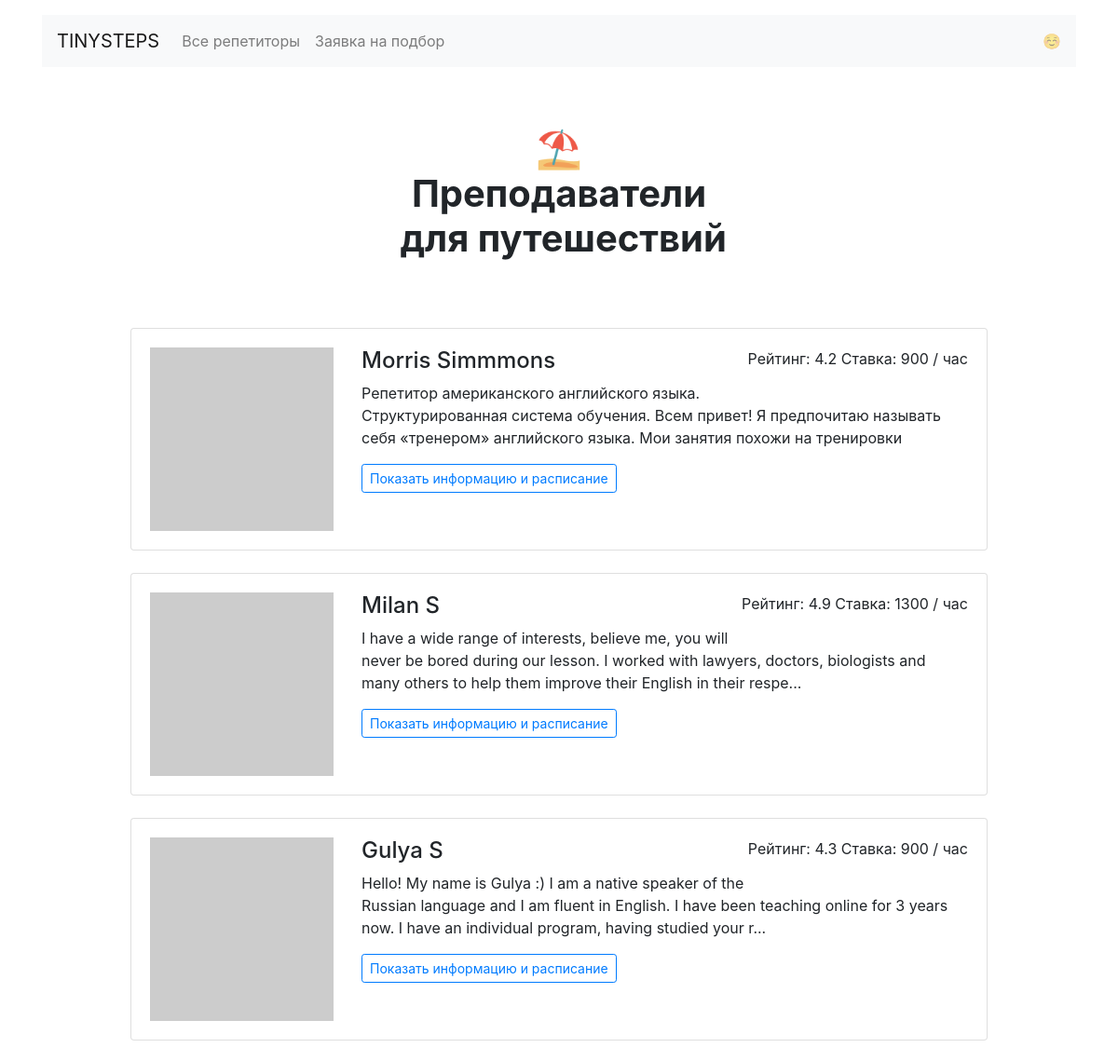
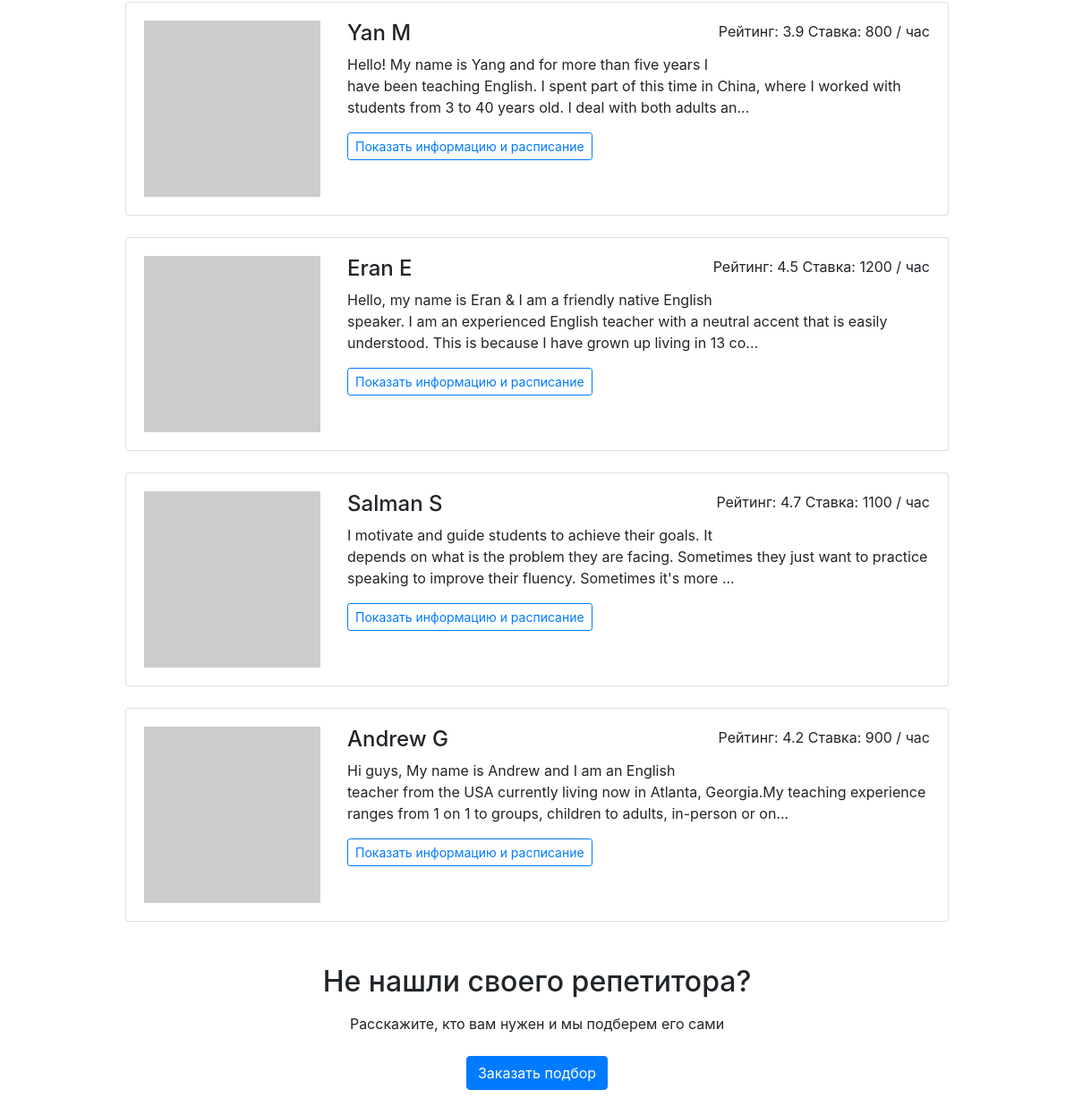
Page /goals/travel/ on the committed database (2 pictures, top to bottom).
### app.py (models this page shows)
class Goal(db.Model):
    __tablename__ = 'goals'
    id = db.Column(db.Integer, primary_key=True)
    name = db.Column(db.String, nullable=False, unique=True)
    users_name = db.Column(db.String, nullable=False)
    picture = db.Column(db.String, nullable=False)
    requests = db.relationship('Request')
    teachers = db.relationship('Teacher',
                            secondary=goals_asso,
                            back_populates='goals')

class Teacher(db.Model):
    __tablename__ = 'teachers'
    id = db.Column(db.Integer, primary_key=True)
    name = db.Column(db.String, nullable=False, unique=True)
    about = db.Column(db.Text, nullable=False)
    rating = db.Column(db.Float)
    price = db.Column(db.Integer, nullable=False)
    picture = db.Column(db.String, nullable=False)
    schedule = db.relationship('Schedule')
    goals = db.relationship('Goal',
                            secondary=goals_asso,
                            back_populates='teachers')

### app.py (the view)
@app.route('/goals/<goal>/')
def render_goals(goal):
    goals = [goal.name for goal in Goal.query.with_entities(Goal.name).distinct()]
    if goal in goals:
        teachers = [teacher for teacher in Teacher.query.join(goals_asso).join(Goal).filter(Goal.name == goal).all()]
        page_goal = Goal.query.filter(Goal.name == goal).first()
        return render_template('goal.html', goal=page_goal, teachers=teachers)
    else:
        return 'Нет такой цели'

### templates/goal.html (shortened to what this page needs)
{% extends 'base.html' %}
{% block container %}
  <main class="container mt-3">
    <h1 class="h1 text-center w-50 mx-auto mt-1 py-5 mb-4"><strong>{{ goal.picture }}<br />Преподаватели <br>  {{ goal.users_name|lower }}</strong></h1>
      <div class="row">
      <div class="col-12 col-lg-10 offset-lg-1 m-auto">
        {% for teacher in teachers %}
          <div class="card mb-4">
            <div class="card-body">
              <div class="row">
                <div class="col-3">
                    <a href=/profiles/{{ teacher.id }}/>
                      <img src={{ teacher.picture }} class="img-fluid" alt="">
                </div>
                <div class="col-9">
                  <p class="float-right">Рейтинг: {{ teacher.rating }} Ставка: {{ teacher.price }} / час</p>
                  <h2 class="h4">{{ teacher.name }}</h2>
                  <p>{{ teacher.about | truncate(200, True)  }}</p>
                  <a href=/profiles/1/ class="btn btn-outline-primary btn-sm mr-3 mb-2">Показать информацию и
                    расписание</a>
                </div>
              </div>
            </div>
          </div>
          {% endfor %}
    <h2 class="text-center mt-5 mb-3">Не нашли своего репетитора?</h2>
    <p class="text-center mb-4">Расскажите, кто вам нужен и мы подберем его сами</p>
    <div class="text-center pb-5">
        <a href="request.html" class="btn btn-primary">Заказать подбор</a>
    </div>
  </main>
{% endblock %}

### rows in the picture
Goal: picture "⛱", users_name "для путешествий"
Teacher: rating "4.2", price "900", name "Morris Simmmons", about "Репетитор американского английского языка. Структурированная система обучения. Всем привет! Я предпочитаю называть себя «тренером» английского языка. Мои занятия похожи на тренировки"
Teacher: rating "4.9", price "1300", name "Milan S", about "I have a wide range of interests, believe me, you will never be bored during our lesson. I worked with lawyers, doctors, biologists and many others to help them improve their English in their respe..."
Teacher: rating "4.3", price "900", name "Gulya S", about "Hello! My name is Gulya :) I am a native speaker of the Russian language and I am fluent in English. I have been teaching online for 3 years now. I have an individual program, having studied your r..."
Teacher: rating "3.9", price "800", name "Yan M", about "Hello! My name is Yang and for more than five years I have been teaching English. I spent part of this time in China, where I worked with students from 3 to 40 years old. I deal with both adults an..."
Teacher: rating "4.5", price "1200", name "Eran E", about "Hello, my name is Eran & I am a friendly native English speaker. I am an experienced English teacher with a neutral accent that is easily understood. This is because I have grown up living in 13 co..."
Teacher: rating "4.7", price "1100", name "Salman S", about "I motivate and guide students to achieve their goals. It depends on what is the problem they are facing. Sometimes they just want to practice speaking to improve their fluency. Sometimes it's more ..."
Teacher: rating "4.2", price "900", name "Andrew G", about "Hi guys, My name is Andrew and I am an English teacher from the USA currently living now in Atlanta, Georgia.My teaching experience ranges from 1 on 1 to groups, children to adults, in-person or on..."
